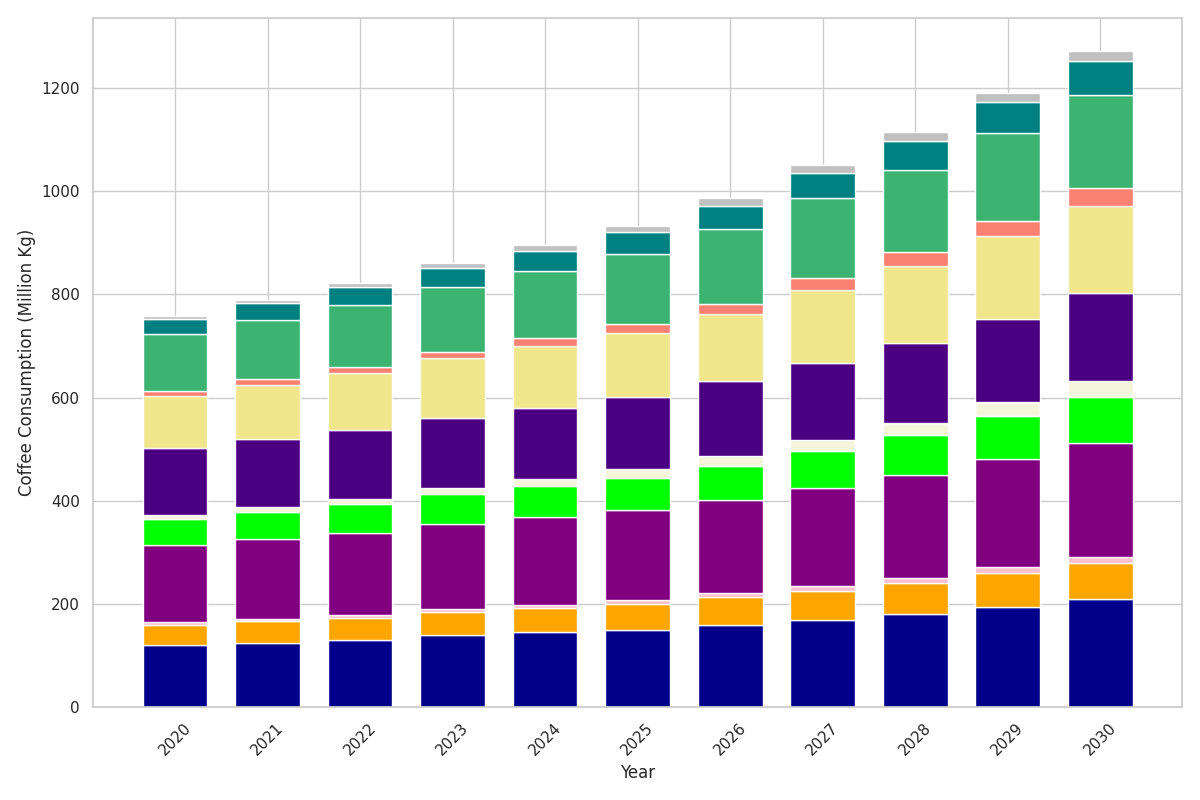

Here is the Python script that generated this plot:
import matplotlib.pyplot as plt
import numpy as np

years = np.arange(2020, 2031)

north_america_arabica = [120, 125, 130, 140, 145, 150, 160, 170, 180, 195, 210]
north_america_robusta = [40, 42, 43, 45, 47, 50, 53, 56, 60, 65, 70]
north_america_liberica = [5, 5, 5, 6, 6, 7, 8, 9, 10, 11, 12]

europe_arabica = [150, 155, 160, 165, 170, 175, 180, 190, 200, 210, 220]
europe_robusta = [50, 52, 55, 57, 60, 63, 67, 72, 77, 83, 90]
europe_liberica = [8, 9, 10, 12, 14, 16, 19, 21, 24, 27, 30]

asia_arabica = [130, 132, 134, 136, 138, 140, 145, 150, 155, 162, 170]
asia_robusta = [100, 105, 110, 115, 120, 125, 130, 140, 150, 160, 170]
asia_liberica = [10, 11, 12, 13, 15, 17, 20, 23, 26, 30, 35]

south_america_arabica = [110, 115, 120, 125, 130, 135, 145, 155, 160, 170, 180]
south_america_robusta = [30, 32, 35, 37, 40, 42, 45, 50, 55, 60, 65]
south_america_liberica = [6, 7, 8, 9, 10, 12, 14, 15, 17, 18, 20]

cumulative_north_america = np.array(north_america_arabica) + np.array(north_america_robusta) + np.array(north_america_liberica)
cumulative_europe = cumulative_north_america + np.array(europe_arabica) + np.array(europe_robusta) + np.array(europe_liberica)
cumulative_asia = cumulative_europe + np.array(asia_arabica) + np.array(asia_robusta) + np.array(asia_liberica)
cumulative_south_america = cumulative_asia + np.array(south_america_arabica) + np.array(south_america_robusta) + np.array(south_america_liberica)

fig, ax = plt.subplots(figsize=(12, 8))

ax.bar(years, north_america_arabica, color='darkblue', width=0.7)
ax.bar(years, north_america_robusta, bottom=north_america_arabica, color='orange', width=0.7)
ax.bar(years, north_america_liberica, bottom=np.array(north_america_arabica) + np.array(north_america_robusta), color='pink', width=0.7)

ax.bar(years, europe_arabica, bottom=np.array(cumulative_north_america), color='purple', width=0.7)
ax.bar(years, europe_robusta, bottom=np.array(cumulative_north_america) + np.array(europe_arabica), color='lime', width=0.7)
ax.bar(years, europe_liberica, bottom=np.array(cumulative_north_america) + np.array(europe_arabica) + np.array(europe_robusta), color='beige', width=0.7)

ax.bar(years, asia_arabica, bottom=np.array(cumulative_europe), color='indigo', width=0.7)
ax.bar(years, asia_robusta, bottom=np.array(cumulative_europe) + np.array(asia_arabica), color='khaki', width=0.7)
ax.bar(years, asia_liberica, bottom=np.array(cumulative_europe) + np.array(asia_arabica) + np.array(asia_robusta), color='salmon', width=0.7)

ax.bar(years, south_america_arabica, bottom=np.array(cumulative_asia), color='mediumseagreen', width=0.7)
ax.bar(years, south_america_robusta, bottom=np.array(cumulative_asia) + np.array(south_america_arabica), color='teal', width=0.7)
ax.bar(years, south_america_liberica, bottom=np.array(cumulative_asia) + np.array(south_america_arabica) + np.array(south_america_robusta), color='silver', width=0.7)

ax.set_xlabel("Year", fontsize=12)
ax.set_ylabel("Coffee Consumption (Million Kg)", fontsize=12)

plt.xticks(years, rotation=45)
plt.tight_layout()
plt.show()
